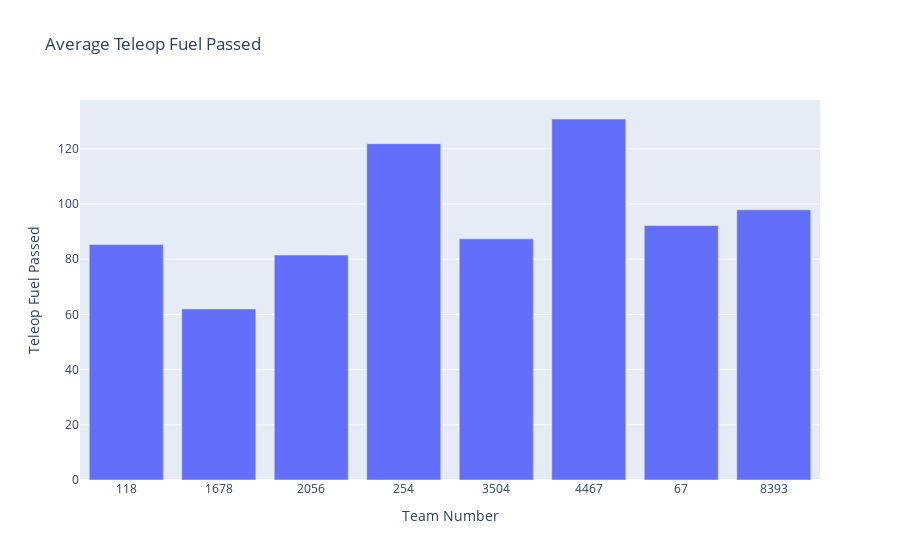

This figure's notebook cell:
### Code cell
teleop_fuel_passed_df = scouted_data.groupby("Team Number")["Teleop Fuel Passed"].mean().reset_index()
fig = px.bar(teleop_fuel_passed_df, x="Team Number", y="Teleop Fuel Passed", title="Average Teleop Fuel Passed", 
             labels={"Total Teleop Fuel Passed": "total fuel passed"})
fig.show()

### Figure 1 — Plotly figure (JSON) as saved in the notebook; plotly's stock layout.template omitted (floating-point values rounded to 4 significant figures)
{"data": [{"hovertemplate": "Team Number=%{x}<br>Teleop Fuel Passed=%{y}<extra></extra>", "legendgroup": "", "marker": {"color": "#636efa", "pattern": {"shape": ""}}, "name": "", "orientation": "v", "showlegend": false, "textposition": "auto", "type": "bar", "x": ["118", "1678", "2056", "254", "3504", "4467", "67", "8393"], "xaxis": "x", "y": [85.29, 62.0, 81.5, 121.9, 87.38, 130.8, 92.22, 97.9], "yaxis": "y"}], "layout": {"barmode": "relative", "legend": {"tracegroupgap": 0}, "title": {"text": "Average Teleop Fuel Passed"}, "xaxis": {"anchor": "y", "domain": [0, 1], "title": {"text": "Team Number"}}, "yaxis": {"anchor": "x", "domain": [0, 1], "title": {"text": "Teleop Fuel Passed"}}}}
